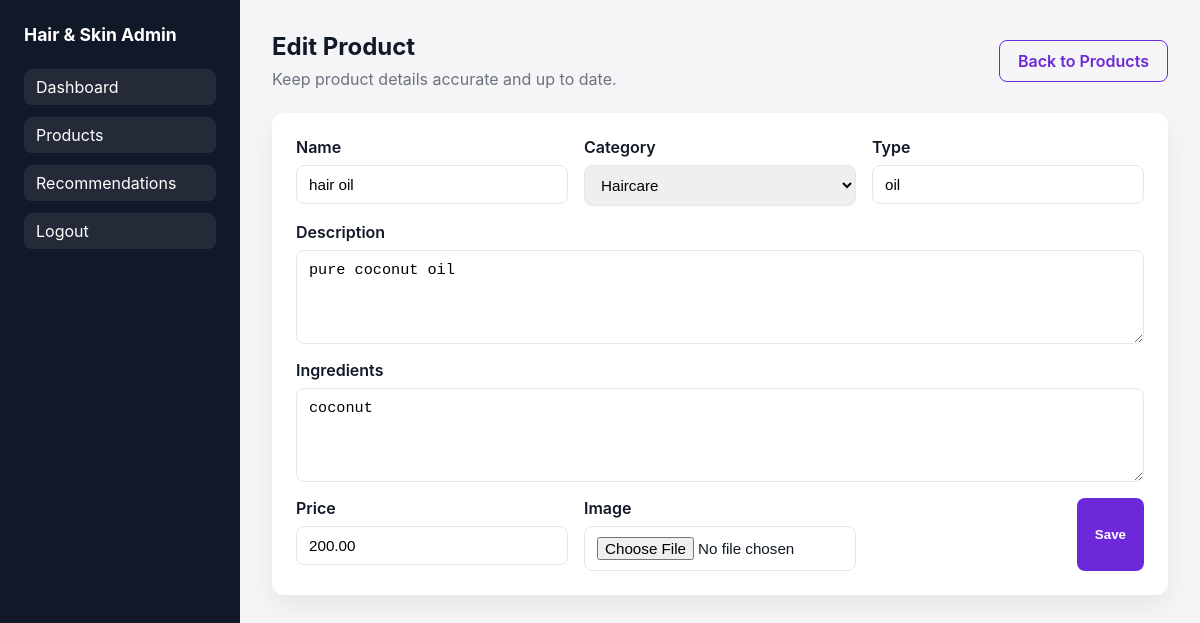
Screenshot of /products/1/edit/ (signed in) with the database file from the repository.
### catalog/models.py (models this page shows, shortened)
class Product(models.Model):
    CATEGORY_CHOICES = [
        ("skincare", "Skincare"),
        ("haircare", "Haircare"),
    ]
    name = models.CharField(max_length=150)
    category = models.CharField(max_length=30, choices=CATEGORY_CHOICES)
    product_type = models.CharField(max_length=120)
    description = models.TextField()
    ingredients = models.TextField()
    price = models.DecimalField(max_digits=8, decimal_places=2)
    image = models.ImageField(upload_to="products/", blank=True, null=True)
    created_at = models.DateTimeField(auto_now_add=True)
    updated_at = models.DateTimeField(auto_now=True)

### catalog/views.py (the view)
# urls.py: path("products/<int:pk>/edit/", views.product_update, name="product_update"),
@login_required
def product_update(request, pk):
    product = get_object_or_404(Product, pk=pk)
    form = ProductForm(request.POST or None, request.FILES or None, instance=product)
    if request.method == "POST" and form.is_valid():
        form.save()
        messages.success(request, "Product updated successfully.")
        return redirect("product_list")
    return render(request, "catalog/product_form.html", {"form": form, "title": "Edit", "product": product})

### catalog/forms.py
class ProductForm(forms.ModelForm):
    class Meta:
        model = Product
        fields = ["name", "category", "product_type", "description", "ingredients", "price", "image"]
        widgets = {
            "name": forms.TextInput(attrs={"class": "form-control"}),
            "category": forms.Select(attrs={"class": "form-control"}),
            "product_type": forms.TextInput(attrs={"class": "form-control"}),
            "description": forms.Textarea(attrs={"class": "form-control", "rows": 4}),
            "ingredients": forms.Textarea(attrs={"class": "form-control", "rows": 4}),
            "price": forms.NumberInput(attrs={"class": "form-control", "step": "0.01"}),
            "image": forms.ClearableFileInput(attrs={"class": "form-control"}),
        }

### catalog/templates/catalog/product_form.html (shortened to what this page needs)
{% extends 'base.html' %}
{% block content %}
<section class="page-header">
    <div>
        <h1>{{ title }} Product</h1>
        <p>Keep product details accurate and up to date.</p>
    </div>
    <a class="button secondary" href="{% url 'product_list' %}">Back to Products</a>
</section>
<section class="card">
    <form method="post" enctype="multipart/form-data" class="form-grid">
        <label>
            Name
            {{ form.name }}
        </label>
        <label>
            Category
            {{ form.category }}
        </label>
        <label>
            Type
            {{ form.product_type }}
        </label>
        <label class="full">
            Description
            {{ form.description }}
        </label>
        <label class="full">
            Ingredients
            {{ form.ingredients }}
        </label>
        <label>
            Price
            {{ form.price }}
        </label>
        <label>
            Image
            {{ form.image }}
        </label>
        <div class="form-actions full">
            <button type="submit" class="button primary">Save</button>
        </div>
    </form>
</section>
{% endblock %}

### static/css/styles.css (style rules this page uses)
:root { color-scheme: light; font-family: "Inter", system-ui, sans-serif; --primary: #6d28d9; --primary-dark: #4c1d95; --bg: #f5f5f7; --card: #ffffff; --text: #111827; --muted: #6b7280; --danger: #dc2626; --border: #e5e7eb; }
* { box-sizing: border-box; }
body { margin: 0; background: var(--bg); color: var(--text); }
.page-header { display: flex; align-items: center; justify-content: space-between; margin-bottom: 24px; gap: 16px; }
h1, h2, h3 { margin: 0 0 8px 0; }
p { margin: 0; color: var(--muted); }
.card, .table-card { background: var(--card); border-radius: 12px; padding: 24px; box-shadow: 0 12px 24px rgba(17, 24, 39, 0.06); margin-bottom: 24px; }
.button { background: var(--primary); color: white; border: none; padding: 10px 18px; border-radius: 8px; text-decoration: none; display: inline-flex; align-items: center; justify-content: center; font-weight: 600; }
.button.secondary { background: transparent; color: var(--primary); border: 1px solid var(--primary); }
.form, .form-grid { display: grid; gap: 16px; }
.form-grid { grid-template-columns: repeat(auto-fit, minmax(220px, 1fr)); }
.form-grid label, .form label { display: flex; flex-direction: column; gap: 8px; font-weight: 600; }
.form-grid label.full { grid-column: 1 / -1; }
.form-actions { display: flex; justify-content: flex-end; }
.form-control { padding: 10px 12px; border: 1px solid var(--border); border-radius: 8px; font-size: 0.95rem; }

### rows the page displays
Product: name "hair oil", category "Haircare", product_type "oil", description "pure coconut oil", ingredients "coconut", price "200.00"

### other values shown
{{ title }} "Edit"
